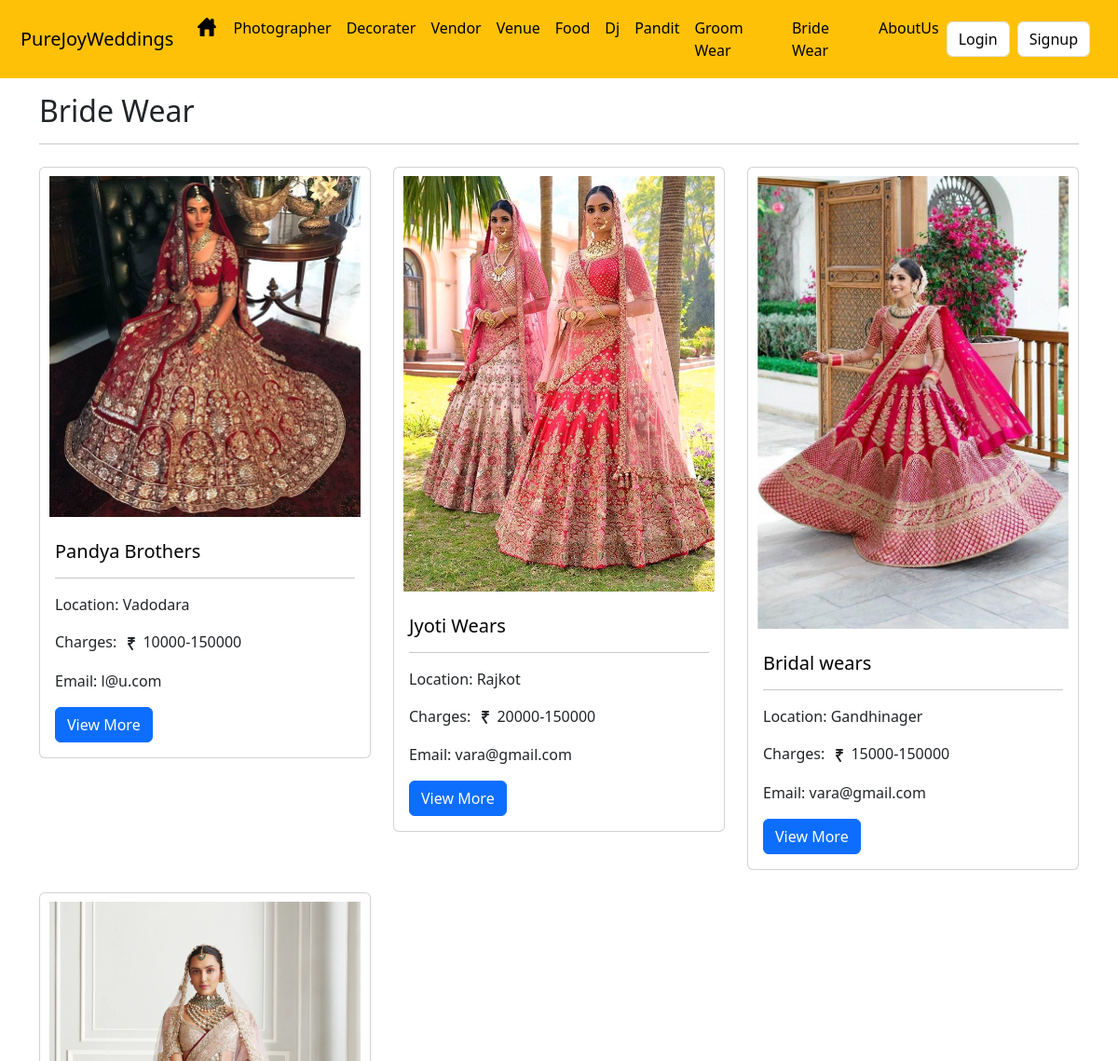
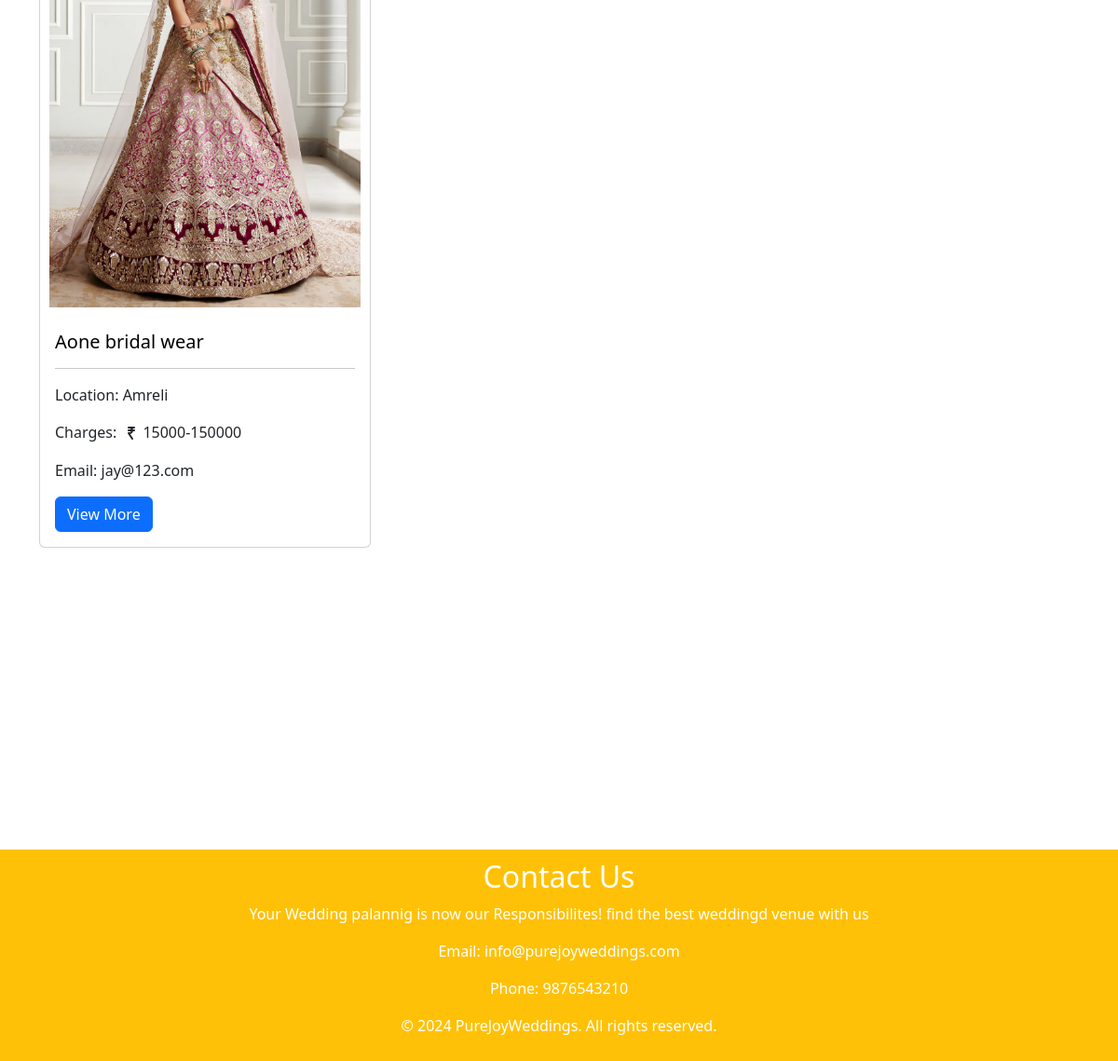
The page /bride_wear.php on the database its author committed (2 pictures, top to bottom).
### tables this page shows
CREATE TABLE `bridewear_detail` (
  `bridewear_sno` int(20) NOT NULL,
  `bridewear_name` varchar(100) NOT NULL,
  `bridewear_location` varchar(100) NOT NULL,
  `bridewear_charges` varchar(20) NOT NULL,
  `email` varchar(100) NOT NULL,
  `contact_number` text NOT NULL
);

### _dbconnect.php (called while the page is built, shortened)
<?php
class Database
{
    private $host = 'localhost';
    private $username = 'root';
    private $password = '';
    private $database = 'purejoyweddings';
    private $db;
    public function __construct()
    {
        try {
            $this->db = new PDO("mysql:host={$this->host};dbname={$this->database}", $this->username, $this->password);
            $this->db->setAttribute(PDO::ATTR_ERRMODE, PDO::ERRMODE_EXCEPTION);
        } catch (PDOException $e) {
            echo "Connection failed: " . $e->getMessage();
        }
    }
    public function getAllBrideWearCards()
    {
        $query = "SELECT * FROM bridewear_detail";
        $stmt = $this->db->query($query);
        $result = $stmt->fetchAll(PDO::FETCH_ASSOC);
        return $result;
    }
}
?>

### bride_wear.php (the view, shortened to what this page needs)
<!DOCTYPE html>
<html>
<head>
    <link href="https://cdn.jsdelivr.net/npm/bootstrap@5.3.2/dist/css/bootstrap.min.css" rel="stylesheet"
>
    <link rel="stylesheet" type="text/css" href="">
</head>
<body>
    <?php
  if(isset($_SESSION['loggedin']) && $_SESSION['loggedin'] == true){
		$loggedin = true;
	}
  else{
    $loggedin = false;
  }
echo'
<nav class="navbar navbar-expand-lg  bg-warning">
  <div class="container-fluid">
    <a class="navbar-brand" href="weddingplanner.php">PureJoyWeddings</a>
    <button class="navbar-toggler" type="button" data-bs-toggle="collapse" data-bs-target="#navbarSupportedContent" aria-controls="navbarSupportedContent" aria-expanded="false" aria-label="Toggle navigation">
      <span class="navbar-toggler-icon"></span>
    </button>
    <div class="collapse navbar-collapse" id="navbarSupportedContent">
      <ul class="navbar-nav me-auto mb-2 mb-lg-0">
        <li class="nav-item">
          <a href="weddingplanner.php"><img src="images\1024px-Home-icon.jpg" height="20px"></a>
        </li>
        <li class="nav-item">
          <a class="nav-link active" href="photographer.php">Photographer</a>
        </li>
        <li class="nav-item">
          <a class="nav-link active" href="decorator.php" role="button">
            Decorater
          </a>
        </li>
        <li class="nav-item">
				<a class="nav-link active" href="vendor.php">Vendor</a>
				</li>
        <li class="nav-item">
          <a class="nav-link active" href="venue.php">Venue</a>
        </li>
        <li class="nav-item">
          <a class="nav-link active" href="food.php">Food</a>
        </li>
        <li class="nav-item">
          <a class="nav-link active" href="dj.php">Dj</a>
        </li>
        <li class="nav-item">
          <a class="nav-link active" href="pandit.php">Pandit</a>
        </li>
        <li class="nav-item">
        <a class="nav-link active" href="groom_wear.php">Groom Wear</a>
      </li>
      <li class="nav-item">
        <a class="nav-link active" href="bride_wear.php">Bride Wear</a>
      </li>
        <li class="nav-item">
          <a class="nav-link active" href="aboutus.php">AboutUs</a>
        </li>
      </ul>';
      if(!$loggedin){
      echo'
      <form class="d-flex" role="search">
        <button class="form-control me-2" type="login"><a href="login2.php" class="loginanchor">Login</a></button>
        <button class="form-control me-2" type="login"><a href="signup.php" class="signupanchor">Signup</a></button>';
      }
      echo'
    </div>
  </div>
</nav>';
?>
    <?php
	require '_dbconnect.php';
?>
    <div class="container mt-3">
        <h2 class="add_serpro">Bride Wear</h2>
        <hr class="mb-4">
        <div class="row">
            <?php
        $database = new Database();
        $cards = $database->getAllBrideWearCards();
        if ($cards) {
            foreach ($cards as $card) {
                ?>
            <div class="col-md-4 mb-4">
                <div class="card">
                    <?php if (!empty($card['bridewear_sno'])) { ?>
                    <a href="bride_wear_detail.php?bridewear_sno=<?php echo $card['bridewear_sno']; ?>">
                        <img src="images\bridal_wear\bridal-wear-<?php echo $card['bridewear_sno']; ?>.jpg"
                            class="card-img-top" alt="Card Image">
                        <?php } ?>
                    </a>
                    <div class="card-body">
                        <h5 class="card-title"><a class="bride_detail_link"
                                href="bride_wear_detail.php?bridewear_sno=<?php echo $card['bridewear_sno']; ?>"><?php echo $card['bridewear_name']; ?></a>
                        </h5>
                        <hr>
                        <p class="card-text">Location: <?php echo $card['bridewear_location']; ?></p>
                        <p class="card-text">Charges:
                            <?php echo $card['bridewear_charges']; ?>
                        </p>
                        <p class="card-text">Email: <?php echo $card['email']; ?></p>
                        <a href="bride_wear_detail.php?bridewear_sno=<?php echo $card['bridewear_sno']; ?>"
                            class="btn btn-primary">View More</a>
                    </div>
                </div>
            </div>
            <?php
            }
        } else {
            echo "No cards found.";
        }
        ?>
        </div>
    </div>
    <footer>
        <h2>Contact Us</h2>
        <p>Your Wedding palannig is now our Responsibilites! find the best weddingd venue with us</p>
        <p>Email: info@purejoyweddings.com</p>
        <p>Phone: 9876543210</p>
        <p>&copy; 2024 <a href="weddingplanner.php" style="text-decoration: none; color:white;">PureJoyWeddings.</a> All
            rights reserved.</p>
    </footer>
</body>
</html>

### bride_wear.php (style rules this page uses)
* { margin: 0; padding: 0; }
img { padding: 0 10px; margin: 9px 0; }
.navbar { background-color: #333; padding: 10px; color: white; width: 100%; top: 0; z-index: 1000; }
.loginanchor { text-decoration: none; color: black; }
.signupanchor { text-decoration: none; color: black; }
.bride_detail_link { text-decoration: none; color: black; }
.add_serpro { display: inline; margin-right: 68%; }
footer { background-color: #ffc107; color: #fff; text-align: center; padding: 10px; bottom: 0; width: 100%; margin-top: 25%; }

### rows shown on the page
bridewear_detail: shows a picture, bridewear_name "Pandya Brothers", bridewear_location "Vadodara", bridewear_charges "10000-150000", email "l@u.com"
bridewear_detail: shows a picture, bridewear_name "Jyoti Wears", bridewear_location "Rajkot", bridewear_charges "20000-150000", email "vara@gmail.com"
bridewear_detail: shows a picture, bridewear_name "Bridal wears", bridewear_location "Gandhinager", bridewear_charges "15000-150000", email "vara@gmail.com"
bridewear_detail: shows a picture, bridewear_name "Aone bridal wear", bridewear_location "Amreli", bridewear_charges "15000-150000", email "jay@123.com"
